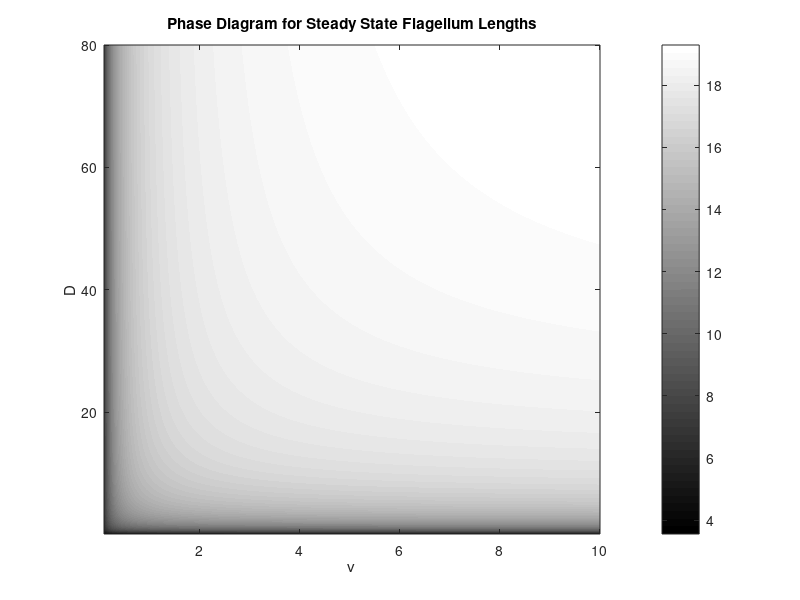

Write MATLAB code to recreate this figure.
clear();


a = 2e-4;
T = 30;
d = 0.3/60;
k = 1/60;
N = 150;

vMin = 0.1;
vMax = 10;
vStep = 0.01;
vRange = vMin:vStep:vMax;

DMin = 0.1;
DMax = 80;
DStep =  0.01;
DRange = DMin:DStep:DMax;

[v,D] = meshgrid(vRange,DRange);

qA = (d.* v .* k);
qB = (2 .* D.*d.*k + 2.*D.*k.*N.*v.*a);
qC = ((2.*d.*D.*v) - (2.*D.*k.*N.*v.*a.*T));

steadyState = (-qB + sqrt(qB.^2 - 4.*qA.*qC))./(2.*qA);
imagesc(vRange,DRange,steadyState)
colorbar
colormap gray;
title("Phase Diagram for Steady State Flagellum Lengths")
xlabel("v")
ylabel("D")
set(gca,'YDir','normal')

min(min(steadyState))
max(max(steadyState))